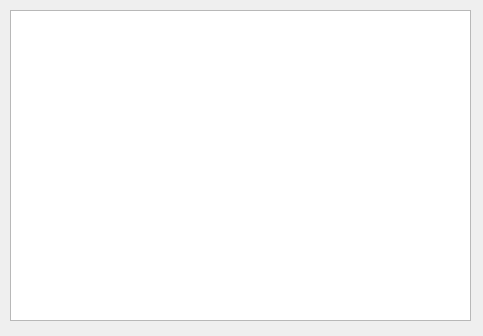
<?xml version="1.0" encoding="UTF-8"?>
<ui version="4.0">
 <class>ProtocolDialog</class>
 <widget class="QDialog" name="ProtocolDialog">
  <property name="geometry">
   <rect>
    <x>0</x>
    <y>0</y>
    <width>483</width>
    <height>336</height>
   </rect>
  </property>
  <property name="windowTitle">
   <string>Результаты теста</string>
  </property>
  <property name="modal">
   <bool>true</bool>
  </property>
  <widget class="QPlainTextEdit" name="m_text">
   <property name="geometry">
    <rect>
     <x>10</x>
     <y>10</y>
     <width>461</width>
     <height>311</height>
    </rect>
   </property>
   <property name="readOnly">
    <bool>true</bool>
   </property>
  </widget>
 </widget>
 <resources/>
 <connections/>
</ui>
